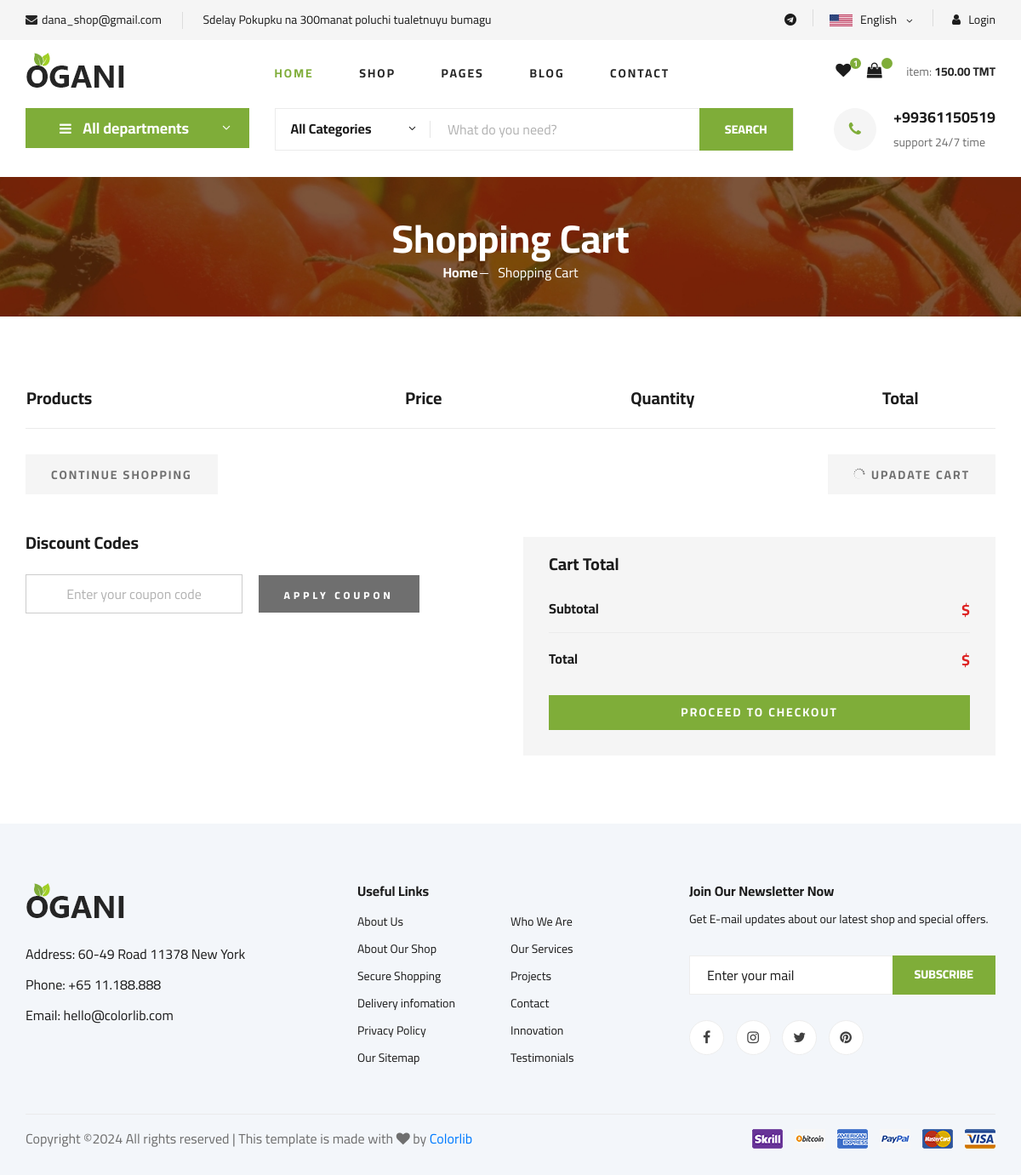
Page /cart/ on the committed database.
### main/models.py (models this page shows)
class Info(models.Model):
    shop_email = models.EmailField()
    inf_text = models.CharField(max_length=250)
    tel = models.CharField(max_length=150)

class Social_account(models.Model):
    name = models.CharField(max_length=100)
    icon_name = models.CharField(max_length=100)
    url = models.URLField()

### main/views.py (the view)
# urls.py: path('cart/',cart),
def cart(request):
    return render(request, 'main/shoping-cart.html')

### main/context_data.py (called while the page is built)
def context_data(request):
    all_cat =Category.objects.all()
    info = Info.objects.first()
    s_accounts = Social_account.objects.all()
    if request.user.is_authenticated:
        cart , created = Cart.objects.get_or_create(user = request.user , is_ordered = False)
    else:
        cart = None
    return {
        'all_cat':all_cat,
        'info':info,
        's_accounts':s_accounts,
        'cart':cart
    }

### templates/main/shoping-cart.html (shortened to what this page needs)
{% load static %}
<!DOCTYPE html>
<html lang="zxx">
<head>
    <link rel="stylesheet" href="{% static 'main/css/bootstrap.min.css' %}" type="text/css">
    <link rel="stylesheet" href="{% static 'main/css/font-awesome.min.css' %}" type="text/css">
    <link rel="stylesheet" href="{% static 'main/css/elegant-icons.css' %}" type="text/css">
    <link rel="stylesheet" href="{% static 'main/css/nice-select.css' %}" type="text/css">
    <link rel="stylesheet" href="{% static 'main/css/jquery-ui.min.css' %}" type="text/css">
    <link rel="stylesheet" href="{% static 'main/css/owl.carousel.min.css' %}" type="text/css">
    <link rel="stylesheet" href="{% static 'main/css/slicknav.min.css' %}" type="text/css">
    <link rel="stylesheet" href="{% static 'main/css/style.css' %}" type="text/css">
</head>
<body>
    {% include "main/nav.html" %}
    <section class="breadcrumb-section set-bg" data-setbg="{% static 'main/img/breadcrumb.jpg' %}">
        <div class="container">
            <div class="row">
                <div class="col-lg-12 text-center">
                    <div class="breadcrumb__text">
                        <h2>Shopping Cart</h2>
                        <div class="breadcrumb__option">
                            <a href="./index.html">Home</a>
                            <span>Shopping Cart</span>
                        </div>
                    </div>
                </div>
            </div>
        </div>
    </section>
    <section class="shoping-cart spad">
        <div class="container">
            <div class="row">
                <div class="col-lg-12">
                    <div class="shoping__cart__table">
                        <table>
                            <thead>
                                <tr>
                                    <th class="shoping__product">Products</th>
                                    <th>Price</th>
                                    <th>Quantity</th>
                                    <th>Total</th>
                                    <th></th>
                                </tr>
                            </thead>
                        </table>
                    </div>
                </div>
            </div>
            <div class="row">
                <div class="col-lg-12">
                    <div class="shoping__cart__btns">
                        <a href="#" class="primary-btn cart-btn">CONTINUE SHOPPING</a>
                        <a href="#" class="primary-btn cart-btn cart-btn-right"><span class="icon_loading"></span>
                            Upadate Cart</a>
                    </div>
                </div>
                <div class="col-lg-6">
                    <div class="shoping__continue">
                        <div class="shoping__discount">
                            <h5>Discount Codes</h5>
                            <form action="#">
                                <input type="text" placeholder="Enter your coupon code">
                                <button type="submit" class="site-btn">APPLY COUPON</button>
                            </form>
                        </div>
                    </div>
                </div>
                <div class="col-lg-6">
                    <div class="shoping__checkout">
                        <h5>Cart Total</h5>
                        <ul>
                            <li>Subtotal <span>${{cart.total_price|floatformat:1}}</span></li>
                            <li>Total <span>${{cart.total2_price}}</span></li>
                        </ul>
                        <a href="/checkout/" class="primary-btn">PROCEED TO CHECKOUT</a>
                    </div>
                </div>
            </div>
        </div>
    </section>
    <footer class="footer spad">
        <div class="container">
            <div class="row">
                <div class="col-lg-3 col-md-6 col-sm-6">
                    <div class="footer__about">
                        <div class="footer__about__logo">
                            <a href="./index.html"><img src="{% static 'main/img/logo.png' %}" alt=""></a>
                        </div>
                        <ul>
                            <li>Address: 60-49 Road 11378 New York</li>
                            <li>Phone: +65 11.188.888</li>
                            <li>Email: hello@colorlib.com</li>
                        </ul>
                    </div>
                </div>
                <div class="col-lg-4 col-md-6 col-sm-6 offset-lg-1">
                    <div class="footer__widget">
                        <h6>Useful Links</h6>
                        <ul>
                            <li><a href="#">About Us</a></li>
                            <li><a href="#">About Our Shop</a></li>
                            <li><a href="#">Secure Shopping</a></li>
                            <li><a href="#">Delivery infomation</a></li>
                            <li><a href="#">Privacy Policy</a></li>
                            <li><a href="#">Our Sitemap</a></li>
                        </ul>
                        <ul>
                            <li><a href="#">Who We Are</a></li>
                            <li><a href="#">Our Services</a></li>
                            <li><a href="#">Projects</a></li>
                            <li><a href="#">Contact</a></li>
                            <li><a href="#">Innovation</a></li>
                            <li><a href="#">Testimonials</a></li>
                        </ul>
                    </div>
                </div>
                <div class="col-lg-4 col-md-12">
                    <div class="footer__widget">
                        <h6>Join Our Newsletter Now</h6>
                        <p>Get E-mail updates about our latest shop and special offers.</p>
                        <form action="#">
                            <input type="text" placeholder="Enter your mail">
                            <button type="submit" class="site-btn">Subscribe</button>
                        </form>
                        <div class="footer__widget__social">
                            <a href="#"><i class="fa fa-facebook"></i></a>
                            <a href="#"><i class="fa fa-instagram"></i></a>
                            <a href="#"><i class="fa fa-twitter"></i></a>
                            <a href="#"><i class="fa fa-pinterest"></i></a>
                        </div>
                    </div>
                </div>
            </div>
            <div class="row">
                <div class="col-lg-12">
                    <div class="footer__copyright">
                        <div class="footer__copyright__text"><p>
  Copyright &copy;<script>document.write(new Date().getFullYear());</script> All rights reserved | This template is made with <i class="fa fa-heart" aria-hidden="true"></i> by <a href="https://colorlib.com" target="_blank">Colorlib</a>
  </p></div>
                        <div class="footer__copyright__payment"><img src="{% static 'main/img/payment-item.png' %}" alt=""></div>
                    </div>
                </div>
            </div>
        </div>
    </footer>
</body>
</html>

### templates/main/nav.html (shortened to what this page needs)
{% load static %}
<header class="header">
    <div class="header__top">
        <div class="container">
            <div class="row">
                <div class="col-lg-6">
                    <div class="header__top__left">
                        <ul>
                            <li><i class="fa fa-envelope"></i>{{info.shop_email}}</li>
                            <li>{{info.inf_text}}</li>
                        </ul>
                    </div>
                </div>
                <div class="col-lg-6">
                    <div class="header__top__right">
                        <div class="header__top__right__social">
                            {% for i in s_accounts %}
                            <a href="{{i.url}}"><i class="fa fa-{{i.icon_name}}"></i></a>
                            {% endfor %}
                        </div>
                        <div class="header__top__right__language">
                            <img src="{% static 'img/language.png' %}" alt="">
                            <div>English</div>
                            <span class="arrow_carrot-down"></span>
                        </div>
                        {% if user.is_authenticated %}
                            {% if user.is_superuser %}
                                <div class="header__top__right__auth">
                                    <a href="/login/"><i class="fa fa-user"></i>Hello   Dear   Admin  ,  {{user.username}}</a>
                                </div>
                            {% else %}
                            <div class="header__top__right__auth">
                                <a href="/login/"><i class="fa fa-user"></i>Hello   User  ,  {{user.username}}</a>
                            </div>
                            {% endif %}
                        <a href="/logout/"><i class="fa fa-user"></i> Logout</a>
                        {% else %}
                        <div class="header__top__right__auth">
                            <a href="/login/"><i class="fa fa-user"></i> Login</a>
                        </div>
                        {% endif %}
                    </div>
                </div>
            </div>
        </div>
    </div>
    <div class="container">
        <div class="row">
            <div class="col-lg-3">
                <div class="header__logo">
                    <a href="./index.html"><img src="{% static 'img/logo.png' %}" alt=""></a>
                </div>
            </div>
            <div class="col-lg-6">
                <nav class="header__menu">
                    <ul>
                        <li class="active"><a href="/">Home</a></li>
                        <li><a href="./shop-grid.html">Shop</a></li>
                        <li><a href="#">Pages</a>
                        </li>
                        <li><a href="./blog.html">Blog</a></li>
                        <li><a href="./contact.html">Contact</a></li>
                    </ul>
                </nav>
            </div>
            <div class="col-lg-3">
                <div class="header__cart">
                    <ul>
                        <li><a href="#"><i class="fa fa-heart"></i> <span>1</span></a></li>
                        <li><a href="/cart/"><i class="fa fa-shopping-bag"></i> <span>{{cart.items.count}}</span></a></li>
                    </ul>
                    <div class="header__cart__price">item: <span>150.00 TMT</span></div>
                </div>
            </div>
        </div>
    </div>
</header>
<section class="hero hero-normal">
    <div class="container">
        <div class="row">
            <div class="col-lg-3">
                <div class="hero__categories">
                    <div class="hero__categories__all">
                        <i class="fa fa-bars"></i>
                        <span>All departments</span>
                    </div>
                </div>
            </div>
            <div class="col-lg-9">
                <div class="hero__search">
                    <div class="hero__search__form">
                        <form action="#">
                            <div class="hero__search__categories">
                                All Categories
                                <span class="arrow_carrot-down"></span>
                            </div>
                            <input type="text" placeholder="What do you need?">
                            <button type="submit" class="site-btn">SEARCH</button>
                        </form>
                    </div>
                    <div class="hero__search__phone">
                        <div class="hero__search__phone__icon">
                            <i class="fa fa-phone"></i>
                        </div>
                        <div class="hero__search__phone__text">
                            <h5>{{info.tel}}</h5>
                            <span>support 24/7 time</span>
                        </div>
                    </div>
                </div>
            </div>
        </div>
    </div>
</section>

### rows in the picture
Info: shop_email "dana_shop@gmail.com", inf_text "Sdelay Pokupku na 300manat poluchi tualetnuyu bumagu", tel "+99361150519"
